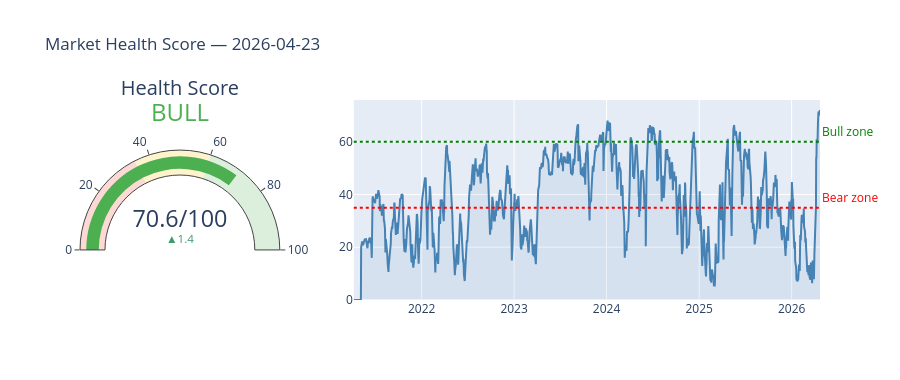

The notebook cell saved with this chart:
### Markdown cell above
## 7. Breadth health score and regime status

### Code cell
# Market health = weighted breadth composite
health = (
    0.40 * breadth['Above 20MA'] +
    0.35 * breadth['Above 50MA'] +
    0.25 * breadth['Above 200MA']
)

today_health = health.iloc[-1]
week_ago_health = health.iloc[-6]
regime_label = 'BULL' if today_health > 60 else ('BEAR' if today_health < 35 else 'NEUTRAL')
regime_color = {'BULL': '#4CAF50', 'NEUTRAL': '#FF9800', 'BEAR': '#F44336'}[regime_label]

fig = make_subplots(rows=1, cols=2,
                    column_widths=[0.3, 0.7],
                    specs=[[{'type':'indicator'}, {'type':'scatter'}]])

fig.add_trace(go.Indicator(
    mode='gauge+number+delta',
    value=today_health,
    delta={'reference': week_ago_health, 'valueformat': '.1f'},
    title={'text': f'Health Score<br><span style="font-size:1.2em;color:{regime_color}">{regime_label}</span>'},
    number={'suffix': '/100', 'valueformat': '.1f'},
    gauge={
        'axis': {'range': [0, 100]},
        'bar': {'color': regime_color},
        'steps': [
            {'range': [0,  35], 'color': 'rgba(244,67,54,0.2)'},
            {'range': [35, 60], 'color': 'rgba(255,193,7,0.2)'},
            {'range': [60,100], 'color': 'rgba(76,175,80,0.2)'},
        ]
    }
), row=1, col=1)

# Health history
fig.add_trace(go.Scatter(
    x=health.index, y=health,
    name='Market Health', line=dict(color='steelblue', width=2),
    fill='tozeroy', fillcolor='rgba(70,130,180,0.1)'
), row=1, col=2)
for level, color, label in [(60, 'green', 'Bull zone'), (35, 'red', 'Bear zone')]:
    fig.add_shape(
        type='line', x0=0, x1=1, y0=level, y1=level,
        xref='x domain', yref='y',
        line=dict(color=color, dash='dot')
    )
    fig.add_annotation(
        x=1, y=level, xref='x domain', yref='y',
        text=label, showarrow=False, xanchor='left', yanchor='bottom',
        font=dict(color=color)
    )

fig.update_layout(title=f'Market Health Score — {LATEST.date()}', height=380)
fig.show()

### Figure 1 — Plotly figure (JSON) as saved in the notebook; plotly's stock layout.template omitted (floating-point values rounded to 4 significant figures; data arrays with more than 128 entries replaced by an {"elided": "..."} marker saying what was removed)
{"data": [{"delta": {"reference": 69.24, "valueformat": ".1f"}, "domain": {"x": [0, 0.27], "y": [0, 1]}, "gauge": {"axis": {"range": [0, 100]}, "bar": {"color": "#4CAF50"}, "steps": [{"color": "rgba(244,67,54,0.2)", "range": [0, 35]}, {"color": "rgba(255,193,7,0.2)", "range": [35, 60]}, {"color": "rgba(76,175,80,0.2)", "range": [60, 100]}]}, "mode": "gauge+number+delta", "number": {"suffix": "/100", "valueformat": ".1f"}, "title": {"text": "Health Score<br><span style=\"font-size:1.2em;color:#4CAF50\">BULL</span>"}, "type": "indicator", "value": 70.61}, {"fill": "tozeroy", "fillcolor": "rgba(70,130,180,0.1)", "line": {"color": "steelblue", "width": 2}, "name": "Market Health", "type": "scatter", "x": {"elided": "1246 str values"}, "xaxis": "x", "y": {"elided": "1246 float values"}, "yaxis": "y"}], "layout": {"annotations": [{"font": {"color": "green"}, "showarrow": false, "text": "Bull zone", "x": 1, "xanchor": "left", "xref": "x domain", "y": 60, "yanchor": "bottom", "yref": "y"}, {"font": {"color": "red"}, "showarrow": false, "text": "Bear zone", "x": 1, "xanchor": "left", "xref": "x domain", "y": 35, "yanchor": "bottom", "yref": "y"}], "height": 380, "shapes": [{"line": {"color": "green", "dash": "dot"}, "type": "line", "x0": 0, "x1": 1, "xref": "x domain", "y0": 60, "y1": 60, "yref": "y"}, {"line": {"color": "red", "dash": "dot"}, "type": "line", "x0": 0, "x1": 1, "xref": "x domain", "y0": 35, "y1": 35, "yref": "y"}], "title": {"text": "Market Health Score — 2026-04-23"}, "xaxis": {"anchor": "y", "domain": [0.37, 1]}, "yaxis": {"anchor": "x", "domain": [0, 1]}}}
